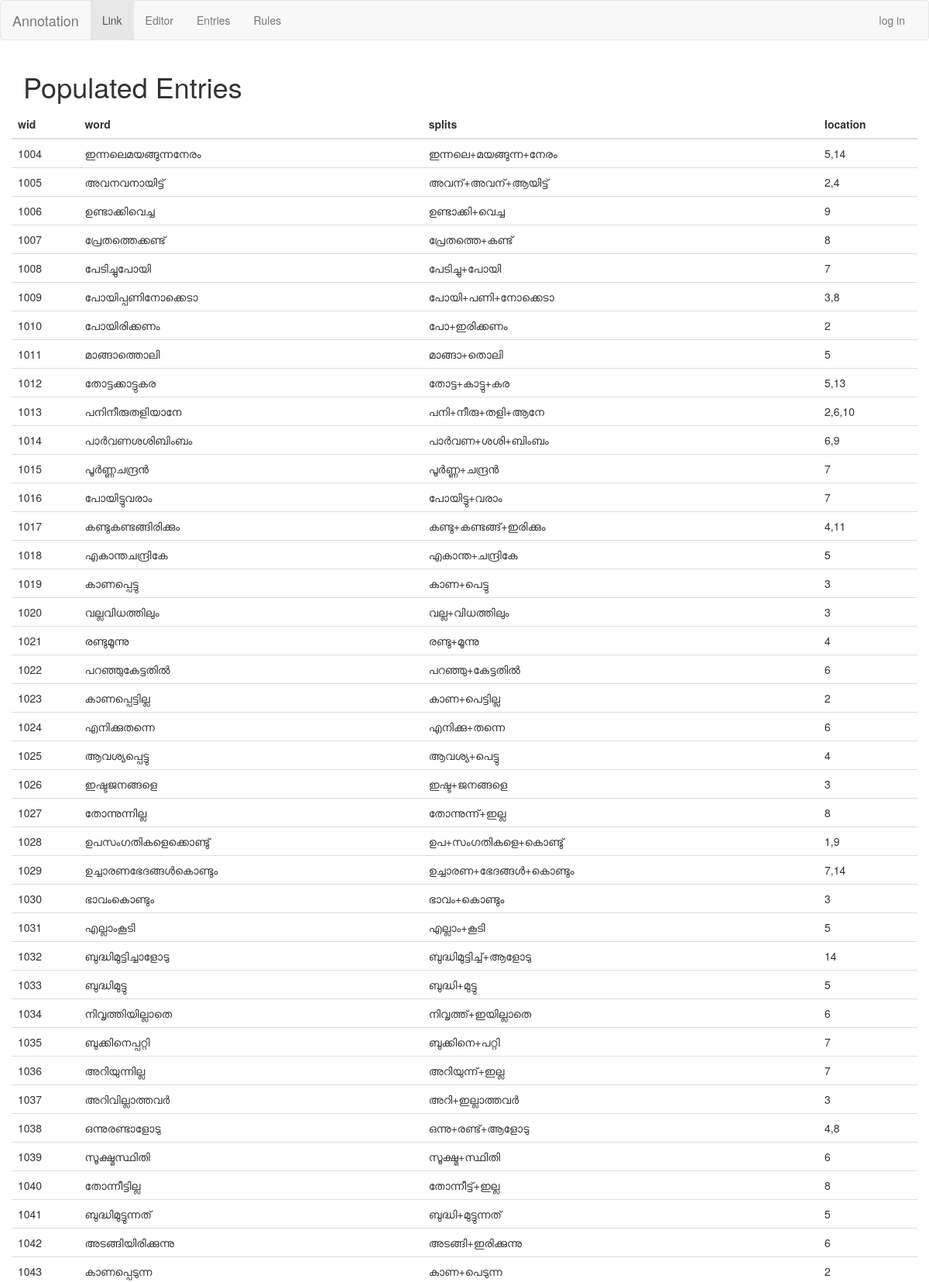
The page /entries (upper part) on the database its author committed.
### tables this page shows
CREATE TABLE entries (
    id integer primary key autoincrement,
    word string not null,
    split_word string not null,
    split_location string not null,
    lang string not null
);

### annotation.py (the view)
@app.route('/entries')
def show_data():
    cursor = g.db.execute('select * from entries')
    entries = [dict(wid=row[0], word=row[1], split_word=row[2], split_location=row[3]) \
            for row in cursor.fetchall()]
    return render_template('show_data.html', entries=entries)

### annotation.py (called while the page is built)
def connect_db():
    return sqlite3.connect(app.config['DATABASE'])

@app.before_request
def before_request():
    g.db = connect_db()

@app.teardown_request
def teardown_request(exception):
    db = getattr(g, 'db', None)
    if db is not None:
        db.close()

### templates/show_data.html
{% extends "layout.html" %}
{% block body %}
<h1>Populated Entries</h1>
<div class="row">
    <div class="col-12-md col=12-xs">
        <table class="table">
            <thead>
                <tr>
                    <th>wid</th>
                    <th>word</th>
                    <th>splits</th>
                    <th>location</th>
                </tr>
            </thead>
            <tbody>
                {% for entry in entries %}
                <tr>
                    <td>{{ entry.wid }}</td>
                    <td>{{ entry.word }}</td>
                    <td>{{ entry.split_word|safe }}</td>
                    <td>{{ entry.split_location|safe }}</td>
                </tr>
                {% endfor %}
            </tbody>
        </table>
    </div>
</div>
{% endblock %}

### rows shown on the page
entries: wid "1004", word "ഇന്നലെമയങ്ങുന്നനേരം", split_word "ഇന്നലെ+മയങ്ങുന്ന+നേരം", split_location "5,14"
entries: wid "1005", word "അവനവനായിട്ട്", split_word "അവന്+അവന്+ആയിട്ട്", split_location "2,4"
entries: wid "1006", word "ഉണ്ടാക്കിവെച്ച", split_word "ഉണ്ടാക്കി+വെച്ച", split_location "9"
entries: wid "1007", word "പ്രേതത്തെക്കണ്ട്", split_word "പ്രേതത്തെ+കണ്ട്", split_location "8"
entries: wid "1008", word "പേടിച്ചുപോയി", split_word "പേടിച്ചു+പോയി", split_location "7"
entries: wid "1009", word "പോയിപ്പണിനോക്കെടാ", split_word "പോയി+പണി+നോക്കെടാ", split_location "3,8"
entries: wid "1010", word "പോയിരിക്കണം", split_word "പോ+ഇരിക്കണം", split_location "2"
entries: wid "1011", word "മാങ്ങാത്തൊലി", split_word "മാങ്ങാ+തൊലി", split_location "5"
entries: wid "1012", word "തോട്ടക്കാട്ടുകര", split_word "തോട്ട+കാട്ടു+കര", split_location "5,13"
entries: wid "1013", word "പനിനീരുതളിയാനേ", split_word "പനി+നീരു+തളി+ആനേ", split_location "2,6,10"
entries: wid "1014", word "പാര്‍വണശശിബിംബം", split_word "പാര്‍വണ+ശശി+ബിംബം", split_location "6,9"
entries: wid "1015", word "പൂര്‍ണ്ണചന്ദ്രന്‍", split_word "പൂര്‍ണ്ണ+ചന്ദ്രന്‍", split_location "7"
entries: wid "1016", word "പോയിട്ടുവരാം", split_word "പോയിട്ടു+വരാം", split_location "7"
entries: wid "1017", word "കണ്ടുകണ്ടങ്ങിരിക്കും", split_word "കണ്ടു+കണ്ടങ്ങ്+ഇരിക്കും", split_location "4,11"
entries: wid "1018", word "എകാന്തചന്ദ്രികേ", split_word "എകാന്ത+ചന്ദ്രികേ", split_location "5"
entries: wid "1019", word "കാണപ്പെട്ടു", split_word "കാണ+പെട്ടു", split_location "3"
entries: wid "1020", word "വല്ലവിധത്തിലും", split_word "വല്ല+വിധത്തിലും", split_location "3"
entries: wid "1021", word "രണ്ടുമൂന്നു", split_word "രണ്ടു+മൂന്നു", split_location "4"
entries: wid "1022", word "പറഞ്ഞുകേട്ടതിൽ", split_word "പറഞ്ഞു+കേട്ടതിൽ", split_location "6"
entries: wid "1023", word "കാണപ്പെട്ടില്ല", split_word "കാണ+പെട്ടില്ല", split_location "2"
entries: wid "1024", word "എനിക്കുതന്നെ", split_word "എനിക്കു+തന്നെ", split_location "6"
entries: wid "1025", word "ആവശ്യപ്പെട്ടു", split_word "ആവശ്യ+പെട്ടു", split_location "4"
entries: wid "1026", word "ഇഷ്ടജനങ്ങളെ", split_word "ഇഷ്ട+ജനങ്ങളെ", split_location "3"
entries: wid "1027", word "തോന്നുന്നില്ല", split_word "തോന്നുന്ന്+ഇല്ല", split_location "8"
entries: wid "1028", word "ഉപസംഗതികളെക്കൊണ്ടു്", split_word "ഉപ+സംഗതികളെ+കൊണ്ടു്", split_location "1,9"
entries: wid "1029", word "ഉച്ചാരണഭേദങ്ങൾകൊണ്ടും", split_word "ഉച്ചാരണ+ഭേദങ്ങൾ+കൊണ്ടും", split_location "7,14"
entries: wid "1030", word "ഭാവംകൊണ്ടും", split_word "ഭാവം+കൊണ്ടും", split_location "3"
entries: wid "1031", word "എല്ലാംകൂടി", split_word "എല്ലാം+കൂടി", split_location "5"
entries: wid "1032", word "ബുദ്ധിമുട്ടിച്ചാളോടു", split_word "ബുദ്ധിമുട്ടിച്ച്+ആളോടു", split_location "14"
entries: wid "1033", word "ബുദ്ധിമുട്ടു", split_word "ബുദ്ധി+മുട്ടു", split_location "5"
entries: wid "1034", word "നിവൃത്തിയില്ലാതെ", split_word "നിവൃത്ത്+ഇയില്ലാതെ", split_location "6"
entries: wid "1035", word "ബുക്കിനെപ്പറ്റി", split_word "ബുക്കിനെ+പറ്റി", split_location "7"
entries: wid "1036", word "അറിയുന്നില്ല", split_word "അറിയുന്ന്+ഇല്ല", split_location "7"
entries: wid "1037", word "അറിവില്ലാത്തവർ", split_word "അറി+ഇല്ലാത്തവർ", split_location "3"
entries: wid "1038", word "ഒന്നുരണ്ടാളോടു", split_word "ഒന്നു+രണ്ട്+ആളോടു", split_location "4,8"
entries: wid "1039", word "സൂക്ഷ്മസ്ഥിതി", split_word "സൂക്ഷ്മ+സ്ഥിതി", split_location "6"
entries: wid "1040", word "തോന്നീട്ടില്ല", split_word "തോന്നീട്ട്+ഇല്ല", split_location "8"
entries: wid "1041", word "ബുദ്ധിമുട്ടുന്നത്", split_word "ബുദ്ധി+മുട്ടുന്നത്", split_location "5"
entries: wid "1042", word "അടങ്ങിയിരിക്കുന്നു", split_word "അടങ്ങി+ഇരിക്കുന്നു", split_location "6"
entries: wid "1043", word "കാണപ്പെടുന്ന", split_word "കാണ+പെടുന്ന", split_location "2"
